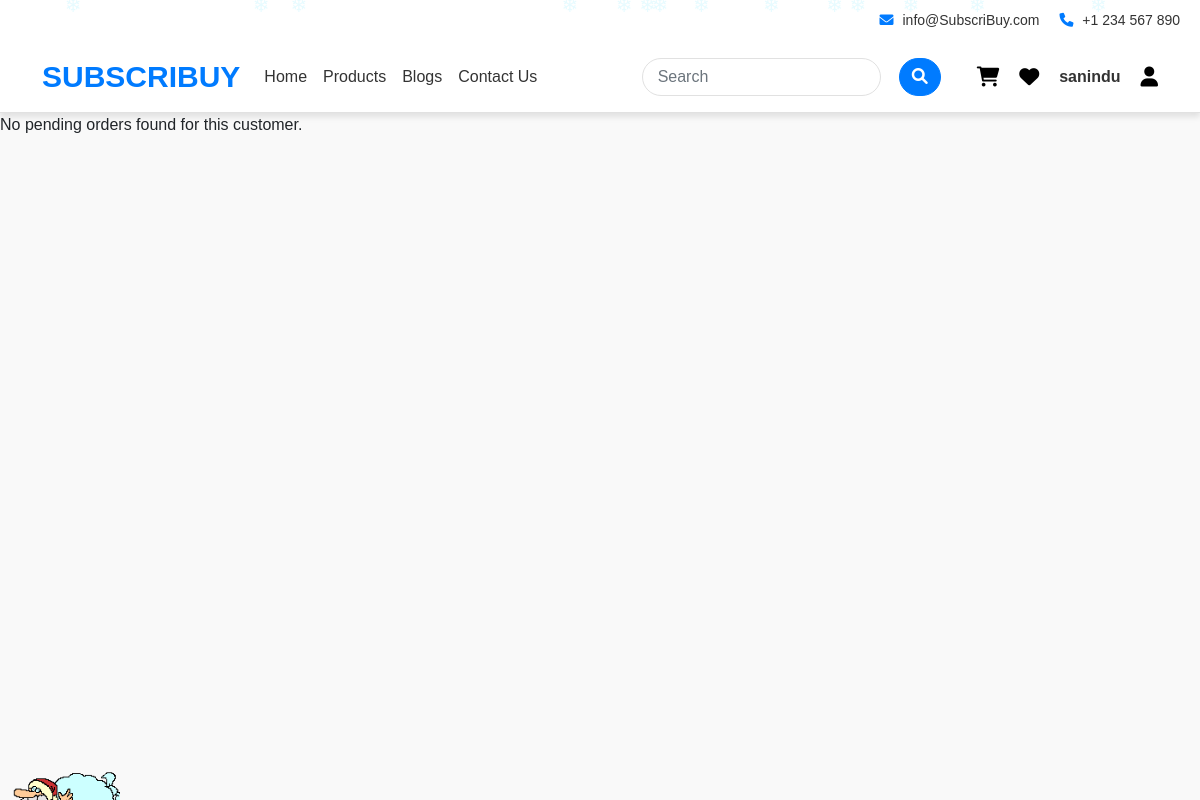
/order.php (signed in), run on an earlier commit of the app's database.
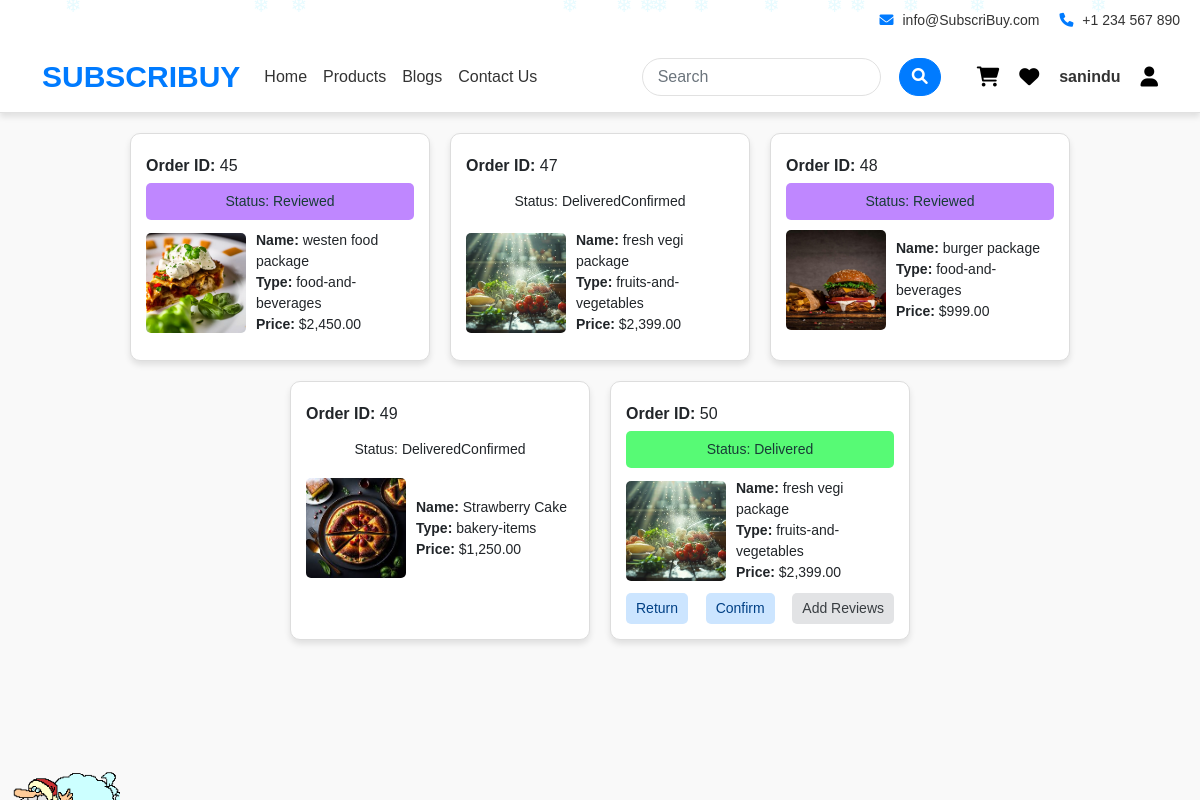
And on a later commit of the database.
### tables this page shows
CREATE TABLE `items` (
  `n_id` int(11) NOT NULL,
  `name` varchar(255) NOT NULL,
  `type` varchar(255) NOT NULL,
  `description` text NOT NULL,
  `price` decimal(10,2) NOT NULL,
  `image` varchar(255) NOT NULL
);

### order.php (the view, shortened to what this page needs)
<?php
if (isset($_SESSION['username']) && !empty($_SESSION['username'])) {
    include('header2.php');
} else {
    include('header.php');
}
?>
<!DOCTYPE html>
<html lang="en">
<head>
    <link rel="stylesheet" href="order.css">
    <link rel="stylesheet" href="https://cdnjs.cloudflare.com/ajax/libs/font-awesome/6.0.0-beta3/css/all.min.css">
</head>
<body>
<?php
if (isset($_SESSION['username']) && !empty($_SESSION['username'])) {
    $username = $_SESSION['username'];
    include('dbase.php');
    $queryOrders = "
        SELECT id, payment_status, order_status, order_date
        FROM orders
        WHERE c_id = (SELECT c_id FROM customers WHERE c_uname = ?) ";
    $stmtOrders = $conn->prepare($queryOrders);
    $stmtOrders->bind_param("s", $username);
    $stmtOrders->execute();
    $resultOrders = $stmtOrders->get_result();
    $pendingOrderIDs = [];
    $orderStatus = [];
    if ($resultOrders->num_rows > 0) {
        while ($row = $resultOrders->fetch_assoc()) {
            $pendingOrderIDs[] = $row['id'];
            $orderStatus[$row['id']] = $row['order_status'];
        }
    }
    if (!empty($pendingOrderIDs)) {
        $orderIDsPlaceholders = implode(',', array_fill(0, count($pendingOrderIDs), '?'));
        $queryOrderItems = "
            SELECT order_id, n_id
            FROM order_items
            WHERE order_id IN ($orderIDsPlaceholders)";
        $stmtOrderItems = $conn->prepare($queryOrderItems);
        $types = str_repeat('i', count($pendingOrderIDs));
        $stmtOrderItems->bind_param($types, ...$pendingOrderIDs);
        $stmtOrderItems->execute();
        $resultOrderItems = $stmtOrderItems->get_result();
        $orderItems = [];
        $allNIDs = [];
        while ($row = $resultOrderItems->fetch_assoc()) {
            $orderItems[$row['order_id']][] = $row['n_id'];
            $allNIDs[] = $row['n_id'];
        }
        if (!empty($allNIDs)) {
            $nIDsPlaceholders = implode(',', array_fill(0, count($allNIDs), '?'));
            $queryItems = "
                SELECT n_id, name, type, description, price, image
                FROM items
                WHERE n_id IN ($nIDsPlaceholders)";
            $stmtItems = $conn->prepare($queryItems);
            $types = str_repeat('i', count($allNIDs));
            $stmtItems->bind_param($types, ...$allNIDs);
            $stmtItems->execute();
            $resultItems = $stmtItems->get_result();
            $itemDetails = [];
            while ($row = $resultItems->fetch_assoc()) {
                $itemDetails[$row['n_id']] = $row;
            }
            echo "<div class='order-item-list'>";
            foreach ($orderItems as $order_id => $n_ids) {
                echo "<div class='order-item' id='order-card-$order_id'>";
                echo "<p><strong>Order ID:</strong> $order_id</p>";
                echo "<p class='order-status status-" . strtolower($orderStatus[$order_id]) . "'>Status: " . ucfirst($orderStatus[$order_id]) . "</p>";
                echo "<div class='item-list'>";
                foreach ($n_ids as $n_id) {
                    if (isset($itemDetails[$n_id])) {
                        $item = $itemDetails[$n_id];
                        echo "<div class='item'>";
                        echo "<img src='admin/" . htmlspecialchars($item['image']) . "' alt='" . htmlspecialchars($item['name']) . "' class='item-image'>";
                        echo "<div>";
                        echo "<p><strong>Name:</strong> " . htmlspecialchars($item['name']) . "</p>";
                        echo "<p><strong>Type:</strong> " . htmlspecialchars($item['type']) . "</p>";
                        echo "<p><strong>Price:</strong> $" . number_format($item['price'], 2) . "</p>";
                        echo "</div>";
                        echo "</div>";
                    }
                }
                echo "</div>";
                echo "<div class='action-buttons'>";
                if (strtolower($orderStatus[$order_id]) === 'delivered') {
                    echo "<button class='return-btn' onclick='updateOrderStatus($order_id, \"returned\")'>Return</button>";
                    echo "<button class='return-btn' onclick='updateOrderStatus($order_id, \"DeliveredConfirmed\")'>Confirm</button>";
                    echo "<button class='review-btn' onclick='openReviewModal($order_id, \"$n_id\")'>Add Reviews</button>";
                }
                echo "</div>";
                echo "</div>";
            }
            echo "</div>";
        } else {
            echo "<p>No items found for the pending orders.</p>";
        }
    } else {
        echo "<p>No pending orders found for this customer.</p>";
    }
} else {
    echo "<p>Please log in to view your orders.</p>";
}
?>
</body>
</html>

### santa.php (shortened to what this page needs)
<!DOCTYPE html>
<html lang="en">
<head>
</head>
<body>
    <div class="santa-animation-wrapper">
        <div class="santa-sprite"></div>
    </div>
    <div class="santa-snow-wrapper"></div>
</body>
</html>

### header2.php (shortened to what this page needs)
<?php
if (isset($_SESSION['username'])) {
    $username = htmlspecialchars($_SESSION['username']);
} else {
    $username = 'Guest';
}
include 'santa.php';
?>
<!DOCTYPE html>
<html lang="en">
<head>
    <link rel="stylesheet" href="style.css">
    <link href="https://stackpath.bootstrapcdn.com/font-awesome/4.7.0/css/font-awesome.min.css" rel="stylesheet">
    <link href="https://cdn.jsdelivr.net/npm/bootstrap@5.2.0-beta1/dist/css/bootstrap.min.css" rel="stylesheet">
    <link rel="stylesheet" href="https://cdnjs.cloudflare.com/ajax/libs/font-awesome/6.0.0-beta3/css/all.min.css">
    <link rel="stylesheet" href="https://stackpath.bootstrapcdn.com/bootstrap/4.5.2/css/bootstrap.min.css">
    <link rel="stylesheet" href="https://cdnjs.cloudflare.com/ajax/libs/font-awesome/5.15.1/css/all.min.css">
    <link rel="stylesheet" href="https://cdn.jsdelivr.net/npm/bootstrap@5.2.0-beta1/dist/css/bootstrap.min.css">
    <link rel="stylesheet" href="https://cdnjs.cloudflare.com/ajax/libs/sweetalert/1.1.3/sweetalert.min.css">
</head>
<body>
    <div class="contact-info">
        <span><i class="fa fa-envelope"></i> info@SubscriBuy.com</span>
        <span><i class="fa fa-phone"></i> +1 234 567 890</span>
    </div>
    <nav class="navbar navbar-expand-lg navbar-custom">
        <div class="container">
            <a class="navbar-brand" href="index.php">SubscriBuy</a>
            <div class="collapse navbar-collapse" id="navbarSupportedContent">
                <ul class="navbar-nav me-auto mb-2 mb-lg-0">
                    <li class="nav-item">
                        <a class="nav-link" href="index.php">Home</a>
                    </li>
                    <li class="nav-item">
                        <a class="nav-link" href="productPage.php">Products</a>
                    </li>
                    <li class="nav-item">
                        <a class="nav-link" href="blog.php">Blogs</a>
                    </li>
                    <li class="nav-item">
                        <a class="nav-link" href="contact.php">Contact Us</a>
                    </li>
                </ul>
                <div class="search-bar ms-auto">
                    <input class="form-control me-2" type="search" placeholder="Search" aria-label="Search">
                    <button class="btn" type="submit"><i class="fa fa-search"></i></button>
                </div>
                <div class="navbar-right ms-3">
                <a class="nav-link icon-btn" href="show_cart.php">
    <i class="fa fa-shopping-cart"></i>
</a>
<a class="nav-link icon-btn" href="wishlist.php">
    <i class="fa fa-heart"></i>
</a>
<a href="user-profile.php" class="user-info">
                <div class="">
<strong><?php echo $username; ?></strong>
</div>
</a>
<div class="nav-item dropdown">
    <a class="nav-link dropdown-toggle icon-btn" href="#" id="navbarDropdown" role="button"
        data-bs-toggle="dropdown" aria-expanded="false">
        <i class="fa fa-user"></i>
    </a>
</div>
                </div>
            </div>
        </div>
    </nav>

### admin/style.css (style rules this page uses)
* { margin: 0; padding: 0; box-sizing: border-box; }
a { text-decoration: none; }
li { list-style: none; }
:root { --poppins: 'Poppins', sans-serif; --lato: 'Lato', sans-serif; --light: #F9F9F9; --blue: #3C91E6; --light-blue: #CFE8FF; --grey: #eee; --dark-grey: #AAAAAA; --dark: #342E37; --red: #DB504A; --yellow: #FFCE26; --light-yellow: #FFF2C6; --orange: #FD7238; --light-orange: #FFE0D3; }
html { overflow-x: hidden; }
body { background: var(--grey); overflow-x: hidden; }

### santa.php (style rules this page uses)
.santa-animation-wrapper { position: fixed; top: 0; left: 0; height: 100%; width: 150%; overflow: hidden; margin: 0; padding: 0; box-sizing: border-box; z-index: 1000; pointer-events: none; }
.santa-sprite { position: absolute; width: 300px; height: 300px; background: url('Images/santa-flying-graphic.gif') no-repeat center center; background-size: contain; }
.santa-snow-wrapper { position: fixed; top: 0; left: 0; width: 100%; height: 100%; pointer-events: none; z-index: 10000; }

### header2.php (style rules this page uses)
.navbar-custom { background-color: #ffffff; border-bottom: 1px solid #e1e1e1; box-shadow: 0 4px 6px rgba(0, 0, 0, 0.1); position: sticky; top: 40px; z-index: 100; }
.contact-info { background-color: #ffffff; padding: 10px 20px; display: flex; justify-content: flex-end; align-items: center; font-size: 14px; color: #333; border-bottom: none; position: sticky; top: 0; z-index: 1010; }
.contact-info span { margin-left: 20px; }
.contact-info i { color: #007bff; margin-right: 5px; }
.navbar-brand { font-size: 30px; font-weight: 700; color: #007bff; text-transform: uppercase; }
.navbar-nav .nav-link { color: #333; font-size: 16px; font-weight: 500; padding: 10px 15px; transition: color 0.3s, background-color 0.3s, text-decoration 0.3s; }
.navbar-nav .nav-link { color: #333; font-size: 16px; font-weight: 500; padding: 10px 15px; transition: color 0.3s, background-color 0.3s; position: relative; }
.navbar-nav .nav-link::after { content: ""; display: block; position: absolute; left: 0; bottom: 0; width: 0; height: 2px; background-color: #007bff; transition: width 0.3s; }
.search-bar { display: flex; align-items: center; margin-left: 20px; }
.search-bar .form-control { border-radius: 30px; padding: 8px 15px; border: 1px solid #e1e1e1; box-shadow: none; transition: border-color 0.3s; }
.search-bar .btn { border-radius: 30px; background-color: #007bff; color: #ffffff; border: 1px solid #007bff; transition: background-color 0.3s, border-color 0.3s; margin-left: 10px; }
.icon-btn { font-size: 20px; color: #000000; transition: color 0.3s; margin-left: 20px; }
.navbar-right { display: flex; align-items: center; margin-left: auto; }
.icon-btn { position: relative; }
.user-info { font-size: 16px; color: #333; padding-left: 10px; max-width: 200px; margin-left: 10px; cursor: pointer; text-decoration: none; }
.dropdown-toggle::after { display: none; }

### order.php (style rules this page uses)
body { font-family: Arial, sans-serif; margin: 0; padding: 0; background-color: #f9f9f9; }
.order-item-list { display: flex; flex-wrap: wrap; justify-content: center; gap: 20px; padding: 20px; }
.order-item { background-color: #fff; border: 1px solid #ddd; border-radius: 10px; box-shadow: 0 4px 6px rgba(0, 0, 0, 0.1); overflow: hidden; width: 300px; padding: 15px; }
.order-item p { margin: 5px 0; }
.item-list { margin-top: 10px; }
.item { display: flex; align-items: center; margin-bottom: 10px; }
.item img { width: 100px; height: 100px; border-radius: 5px; margin-right: 10px; object-fit: cover; }
.item p { margin: 0; font-size: 14px; }
.order-status { margin-top: 10px; padding: 8px; font-size: 14px; border-radius: 5px; text-align: center; }
.status-delivered { background-color: #57fa75; color: rgb(24, 60, 54); }
.status-reviewed { background-color:rgb(191, 135, 255); color: rgb(24, 60, 54); }
.action-buttons { display: flex; justify-content: space-between; margin-top: 10px; }
.action-buttons button { padding: 5px 10px; border: none; border-radius: 5px; cursor: pointer; font-size: 14px; }
.return-btn { background-color: #cce5ff; color: #004085; }
.review-btn { background-color: #e2e3e5; color: #383d41; }

What changed in the data, as far as the page shows it:
added items: image (picture), name "westen food package", type "food-and-beverages", price "2,450.00", shown under "45"
added items: image (picture), name "fresh vegi package", type "fruits-and-vegetables", price "2,399.00"
added items: image (picture), name "burger package", type "food-and-beverages", price "999.00", shown under "48"
added items: image (picture), name "Strawberry Cake", type "bakery-items", price "1,250.00", shown under "49"
Also different on the page:
new list line: "Order ID: 45 Status: Reviewed"
new list line: "Order ID: 47 Status: DeliveredConfirmed Name: Type: Price: $"
new list line: "Order ID: 48 Status: Reviewed"
new list line: "Order ID: 49 Status: DeliveredConfirmed"
new list line: "Order ID: 50 Status: Delivered Name: Type: Price: $ Return Confirm Add Reviews"
text no longer shown: "No pending orders found for this customer."
